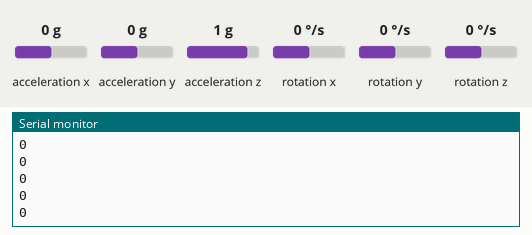
Recording of a sketch running on a simulated Arduino Uno, built with avr-gcc and run on an emulated ATmega328P. On the bench: the last lines printed to the serial monitor. The inputs (shaded band) are chosen by the test bench; at power-on: rotation x 0 °/s, rotation y 0 °/s, acceleration x 0 g, acceleration y 0 g, acceleration z 1 g, rotation z 0 °/s.

Above: at 1.2 s.
1.3 s: rotation x set to -192 °/s
At 2.3 s:
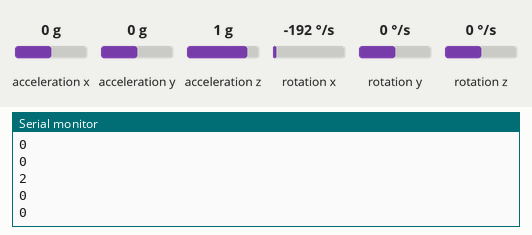
2.8 s: rotation y set to -192 °/s
At 3.5 s:
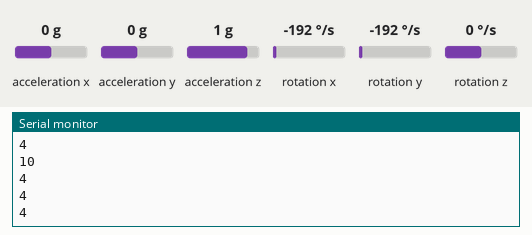
Timing chart, 0 to 5.8 s (numbered marks = the images above; inputs shaded):
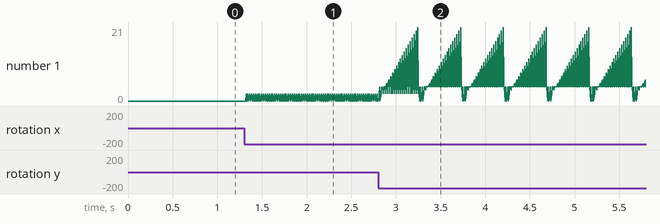

Measured:
- after the input at 1.3 s, the serial monitor: prints a new line at once (image 1)
- after the input at 2.8 s, the serial monitor: prints a new line at once (image 2)
- plotted number 1: 0 → 4 after the input at 2.8 s

The sketch:

gyro_test_0.1.ino
```cpp
#include <Wire.h>
#include <L3G.h>

L3G gyro;

long x_data;
long y_data;
long z_data;

long arf;

bool flagxPos = HIGH ;
bool flagxNeg = HIGH ;
bool flagyPos = HIGH ;
bool flagyNeg = HIGH ;
bool flagzPos = HIGH ;
bool flagzNeg = HIGH ;

bool flagHit = LOW;
long buff[20];
int posGeste;
int i ;

unsigned long coolReset ;
unsigned long resetTime = 2000 ;

int currentGeste;
int currentMouvement[20]; // = {0, 0, 0}
int mouvement1[3] = {5, 6, 4} ;
int mouvement2[3] = {5, 6, 5} ;
int mouvement3[3] = {3, 2, 4} ;
int mouvement4[3] = {5, 2, 4} ;
int mouvement5[3] = {6, 2, 4} ;
int mouvement6[3] = {1, 3, 4} ;

int xPos(){
  currentGeste = 1;
  coolReset = millis() + resetTime;
  flagxPos = LOW;
}

int xNeg(){
  currentGeste = 2;
  coolReset = millis() + resetTime;
  flagxNeg = LOW;
}

int yPos(){
  currentGeste = 3;
  coolReset = millis() + resetTime;
  flagyPos = LOW;
}
int yNeg(){
  currentGeste = 4;
  coolReset = millis() + resetTime;
  flagyNeg = LOW;
}
int zPos(){
  currentGeste = 5;
  coolReset = millis() + resetTime;
  flagzPos = LOW;
}
int zNeg(){
  currentGeste = 6;
  coolReset = millis() + resetTime;
  flagzNeg = LOW;
}

int posReset(){
  posGeste = 0 ;
  currentGeste = 0;
  currentMouvement[0] = 0 ;
  currentMouvement[1] = 0 ;
  currentMouvement[2] = 0 ;
  flagxPos = HIGH ;
  flagxNeg = HIGH ;
  flagyPos = HIGH ;
  flagyNeg = HIGH ;
  flagzPos = HIGH ;
  flagzNeg = HIGH ;
  }

int resetFlags(){
  flagxPos = HIGH ;
  flagxNeg = HIGH ;
  flagyPos = HIGH ;
  flagyNeg = HIGH ;
  flagzPos = HIGH ;
  flagzNeg = HIGH ;
}

void setup() {
  Serial.begin(9600);
  Wire.begin();

  if (!gyro.init())
  {
    Serial.println("Failed to autodetect gyro type!");
    while (1);
  }

  gyro.enableDefault();
}

void loop() {
  gyro.read();
/*
x_data = (int)gyro.g.x;
y_data = (int)gyro.g.y;
z_data = (int)gyro.g.z;*/

  //Serial.print("G ");
  //Serial.print("X: ");
  //Serial.println(gyro.g.x);
  //Serial.print(" Y: ");
  //Serial.println(gyro.g.y);
  //Serial.print(" Z: ");
  //Serial.println(gyro.g.z);


if(gyro.g.z <= -10000) {flagHit = HIGH;}


    if (flagHit == HIGH && gyro.g.z > -10000) {
  i++;
  //if(gyro.g.z < 0) {gyro.g.z = gyro.g.z * -1;}
  buff[i] = gyro.g.z;   }

if(i==19)  {
  flagHit=LOW;
  i=0;

  arf = buff[2] + buff[3] + buff[4] + buff[5] + buff[6] + buff[7] + buff[8] + buff[9] + buff[10] ;
  arf = arf + buff[11] + buff[12] + buff[13] + buff[14] + buff[15] + buff[16] + buff[17] + buff[18] + buff[19];

  /*
  Serial.println(arf);

  Serial.println(" ");
  Serial.println(buff[1]);
  Serial.println(buff[2]);
  Serial.println(buff[3]);
  Serial.println(buff[4]);
  Serial.println(buff[5]);
  Serial.println(buff[6]);
  Serial.println(buff[7]);
  Serial.println(buff[8]);
  Serial.println(buff[9]);
  Serial.println(buff[10]);

  Serial.println(buff[11]);
  Serial.println(buff[12]);
  Serial.println(buff[13]);
  Serial.println(buff[14]);
  Serial.println(buff[15]);
  Serial.println(buff[16]);
  Serial.println(buff[17]);
  Serial.println(buff[18]);
  Serial.println(buff[19]);
  //Serial.println(buff[20]);
  Serial.println(" ");*/
  /*
  if(arf > 40000) {
    Serial.print("Coup : deg : ");
    Serial.println(arf);}
  if(arf <= 40000) {Serial.println("Rate !");}*/
  }

if (gyro.g.x >  10000 && flagxPos == HIGH) {resetFlags(); xPos();}
if (gyro.g.x < -10000 && flagxNeg == HIGH) {resetFlags(); xNeg();}
if (gyro.g.y >  10000 && flagyPos == HIGH) {resetFlags(); yPos();}
if (gyro.g.y < -10000 && flagyNeg == HIGH) {resetFlags(); yNeg();}
if (gyro.g.z >  10000 && flagzPos == HIGH) {resetFlags(); zPos();}
if (gyro.g.z < -10000 && flagzNeg == HIGH) {resetFlags(); zNeg();}


if (currentGeste != 0) {
   Serial.println(posGeste);
currentMouvement[posGeste] = currentGeste;
posGeste++;
}


if ( memcmp( (const void *)currentMouvement, (const void *)mouvement1, sizeof(mouvement1)) == 0) {Serial.println("qsf q65fqsf56 "); coolReset = millis();}  //sizeof(mouvement1)
if ( memcmp( (const void *)currentMouvement, (const void *)mouvement2, sizeof(mouvement2)) == 0) {Serial.println("lk tykotyjoky"); coolReset = millis();}
if ( memcmp( (const void *)currentMouvement, (const void *)mouvement3, sizeof(mouvement3)) == 0) {Serial.println("3");}
if ( memcmp( (const void *)currentMouvement, (const void *)mouvement4, sizeof(mouvement4)) == 0) {Serial.println("4");}
if ( memcmp( (const void *)currentMouvement, (const void *)mouvement5, sizeof(mouvement5)) == 0) {Serial.println("5");}
if ( memcmp( (const void *)currentMouvement, (const void *)mouvement6, sizeof(mouvement6)) == 0) {Serial.println("6");}

Serial.println(currentMouvement[0]);
Serial.println(currentMouvement[1]);
Serial.println(currentMouvement[2]);


currentGeste = 0;
if(coolReset < millis()) {posReset();}

  delay(20);
}
```
